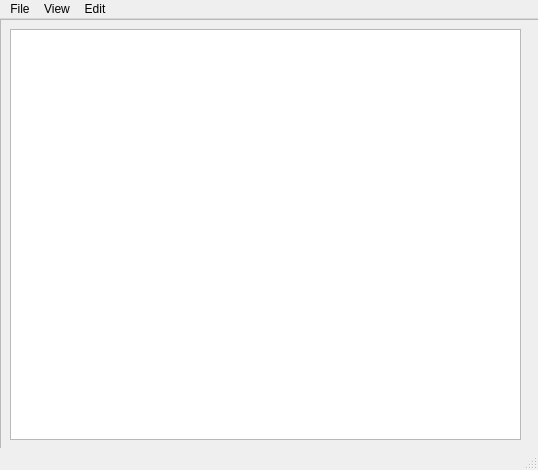
<?xml version="1.0" encoding="UTF-8"?>
<ui version="4.0">
 <class>MainWindow</class>
 <widget class="QMainWindow" name="MainWindow">
  <property name="geometry">
   <rect>
    <x>0</x>
    <y>0</y>
    <width>538</width>
    <height>470</height>
   </rect>
  </property>
  <property name="windowTitle">
   <string>MainWindow</string>
  </property>
  <widget class="QWidget" name="centralwidget">
   <widget class="QListWidget" name="listWidget">
    <property name="geometry">
     <rect>
      <x>10</x>
      <y>10</y>
      <width>511</width>
      <height>411</height>
     </rect>
    </property>
    <property name="font">
     <font>
      <family>URW Gothic L</family>
      <pointsize>12</pointsize>
     </font>
    </property>
   </widget>
   <widget class="QFrame" name="frame">
    <property name="geometry">
     <rect>
      <x>0</x>
      <y>0</y>
      <width>541</width>
      <height>451</height>
     </rect>
    </property>
    <property name="frameShape">
     <enum>QFrame::StyledPanel</enum>
    </property>
    <property name="frameShadow">
     <enum>QFrame::Raised</enum>
    </property>
   </widget>
   <zorder>frame</zorder>
   <zorder>listWidget</zorder>
  </widget>
  <widget class="QMenuBar" name="menubar">
   <property name="geometry">
    <rect>
     <x>0</x>
     <y>0</y>
     <width>538</width>
     <height>19</height>
    </rect>
   </property>
   <widget class="QMenu" name="menuFile">
    <property name="title">
     <string>File</string>
    </property>
    <addaction name="actionNew"/>
    <addaction name="quit_button"/>
   </widget>
   <widget class="QMenu" name="menuView">
    <property name="title">
     <string>View</string>
    </property>
    <addaction name="actionView_Selected"/>
   </widget>
   <widget class="QMenu" name="menuEdit">
    <property name="title">
     <string>Edit</string>
    </property>
    <addaction name="actionEdit_Selected"/>
    <addaction name="actionDelete_Selected"/>
   </widget>
   <addaction name="menuFile"/>
   <addaction name="menuView"/>
   <addaction name="menuEdit"/>
  </widget>
  <widget class="QStatusBar" name="statusbar"/>
  <action name="actionEdit_Selected">
   <property name="text">
    <string>Edit Selected</string>
   </property>
  </action>
  <action name="actionView_Selected">
   <property name="text">
    <string>View Selected</string>
   </property>
  </action>
  <action name="actionSave">
   <property name="text">
    <string>Save</string>
   </property>
  </action>
  <action name="actionNew">
   <property name="text">
    <string>New</string>
   </property>
  </action>
  <action name="quit_button">
   <property name="text">
    <string>Quit</string>
   </property>
  </action>
  <action name="actionDelete_Selected">
   <property name="text">
    <string>Delete Selected</string>
   </property>
  </action>
  <action name="actionIntake">
   <property name="text">
    <string>Intake</string>
   </property>
  </action>
  <action name="actionLab">
   <property name="text">
    <string>Lab</string>
   </property>
  </action>
  <action name="actionFinishing">
   <property name="text">
    <string>Finishing</string>
   </property>
  </action>
  <action name="actionYield">
   <property name="text">
    <string>Yield</string>
   </property>
  </action>
  <action name="actionProduct_Management">
   <property name="text">
    <string>Product Management</string>
   </property>
  </action>
  <action name="actionPackaging">
   <property name="text">
    <string>Packaging</string>
   </property>
  </action>
  <action name="actionDistillate">
   <property name="text">
    <string>Distillate</string>
   </property>
  </action>
  <action name="actionPOS">
   <property name="text">
    <string>POS</string>
   </property>
  </action>
  <action name="actionPage_Switch_ON_OFF">
   <property name="checkable">
    <bool>true</bool>
   </property>
   <property name="checked">
    <bool>true</bool>
   </property>
   <property name="text">
    <string>Page Switch ON/OFF</string>
   </property>
  </action>
 </widget>
 <resources/>
 <connections/>
</ui>
